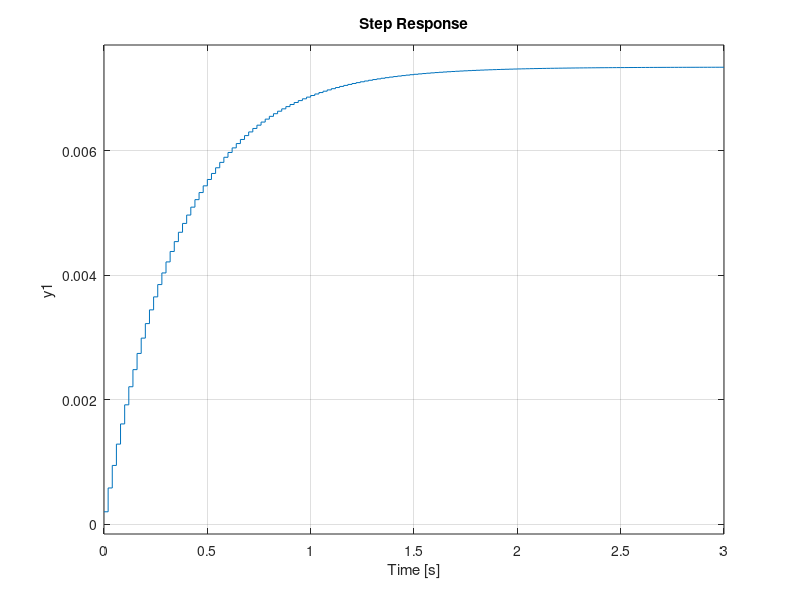

The MATLAB source for this figure:
TFpid = tf([2.7, 40, 1.85], [1, 0]);

sys = c2d(TFpid, 0.001,'tunstin')

integrator = tf([1], [1,0])

sys2 = c2d(integrator, 0.02,'tunstin')

TF = tf([1], [49.5, 136.1473])

sys3 = c2d(TF, 0.02,'tunstin')


step(sys3)

% integrator = tf([200], [1,3,4])
% 
% sys2 = c2d(integrator, 0.02,'tunstin')